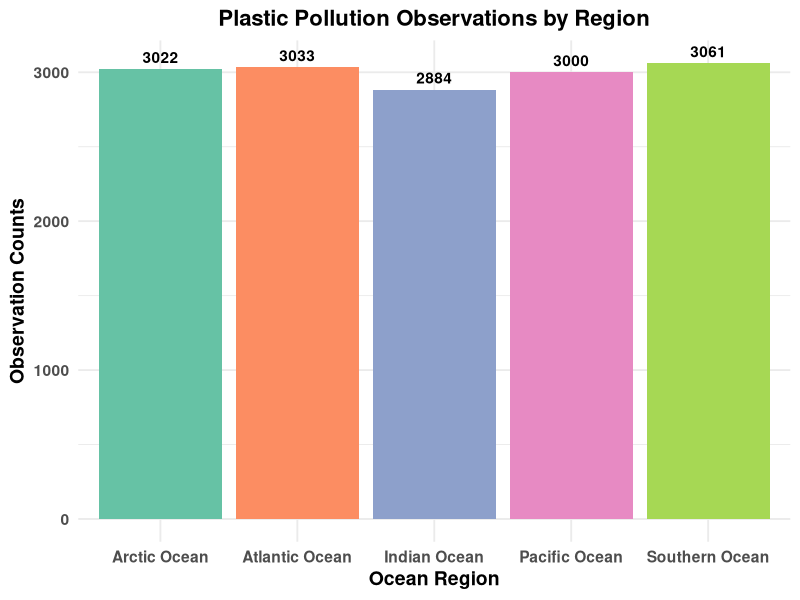
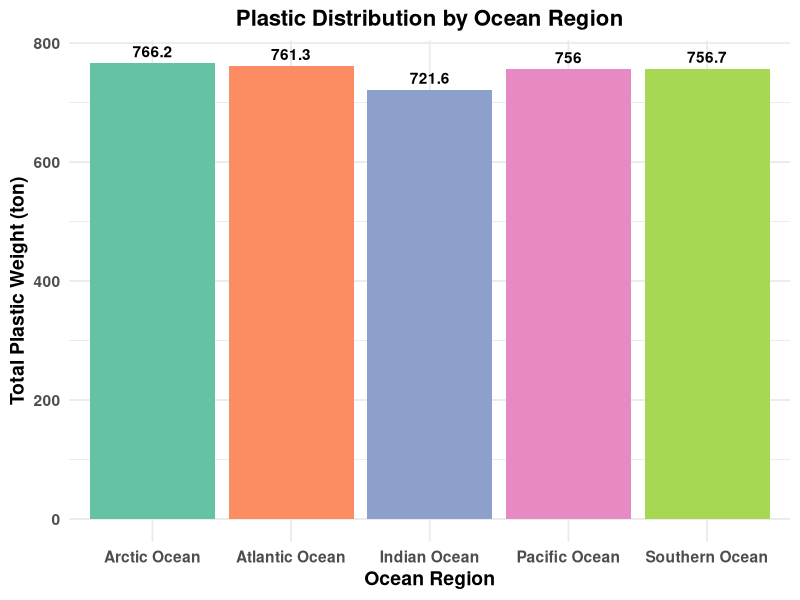
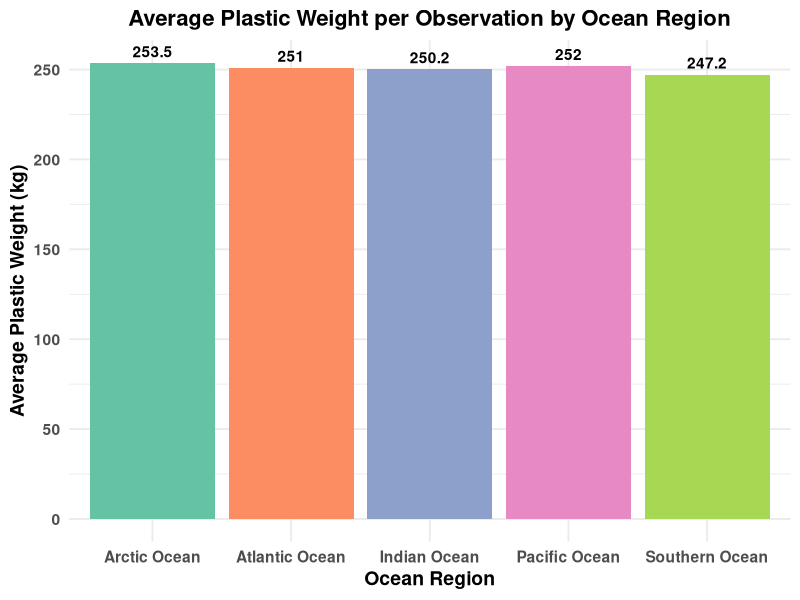
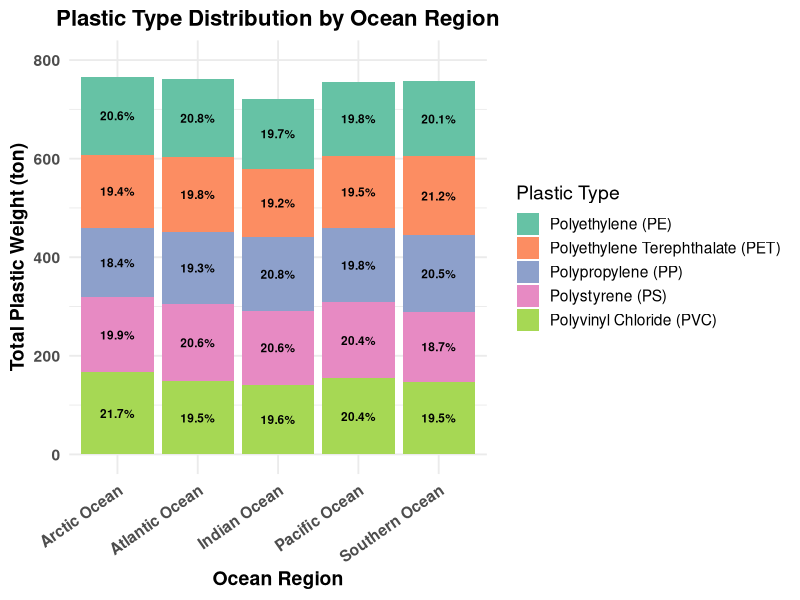
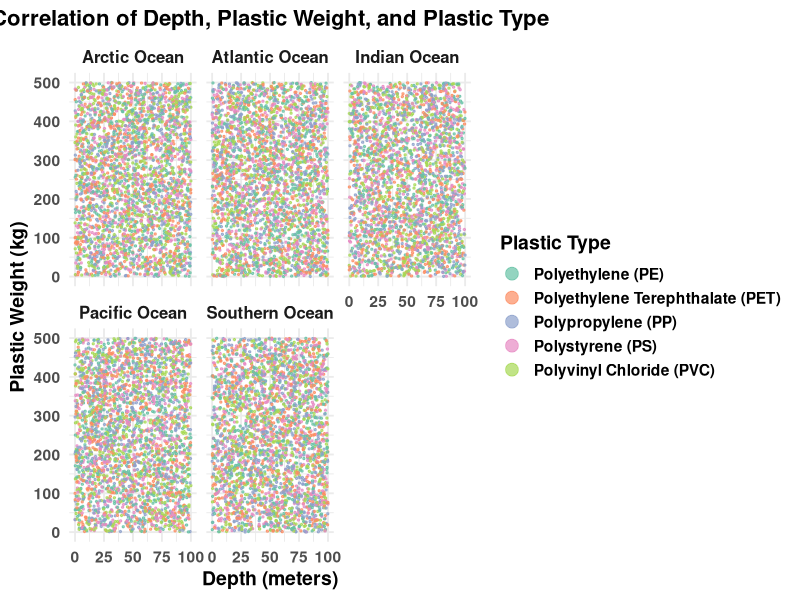

Recreate these plots in R, in order.
## ---- chunk 1
knitr::opts_chunk$set(
	echo = TRUE,
	fig.align = "center",
	fig.height = 6,
	fig.width = 10,
	message = FALSE,
	warning = FALSE,
	dpi = 300
)
library(tidyverse)

oceanicpp_df <- read_csv("data/Oceanic_Plastic_Pollution_Db.csv")
oceanicpp_df <- oceanicpp_df %>% rename(Plastic_Type = Platic_Type)
## ---- chunk 2
observation <- oceanicpp_df %>% 
  count(Region)

observation

ggplot(data = observation, mapping = aes(x = Region,y = n, fill = Region)) +
  geom_col() +
  geom_text(aes(label = n), vjust = -0.5, fontface = "bold") +
  scale_fill_brewer(palette = "Set2") +
  labs(title = "Plastic Pollution Observations by Region",
       x = "Ocean Region",
       y = "Observation Counts"
  ) + 
  theme_minimal(base_size = 14) + 
  theme(
    plot.title = element_text(face = "bold", size = 16, hjust = 0.5), 
    axis.title = element_text(face = "bold"), 
    axis.text = element_text(face = "bold"), 
    legend.position = "none",
    panel.background = element_rect(fill = "white", color = NA), 
    plot.background = element_rect(fill = "white", color = NA))
## ---- chunk 3
total_kg <- oceanicpp_df %>%
  group_by(Region) %>% 
  summarise(Total_kg = sum(Plastic_Weight_kg, na.rm = TRUE))
  
  total_kg
  
  ggplot(data = total_kg, mapping = aes(x = Region,y = Total_kg/1000, fill = Region)) +
  geom_col() +
  geom_text(aes(label = round(Total_kg/1000, 1)), 
            vjust = -0.5, fontface = "bold") + 
  scale_fill_brewer(palette = "Set2") +
  labs(
    title = "Plastic Distribution by Ocean Region", 
    x = "Ocean Region", 
    y = "Total Plastic Weight (ton)"
  ) +
  theme_minimal(base_size = 14) + 
  theme( plot.title = element_text(face = "bold", size = 16, hjust = 0.5), 
         axis.title = element_text(face = "bold"), 
         axis.text = element_text(face = "bold"), 
         legend.position = "none", 
         panel.background = element_rect(fill = "white", color = NA), 
         plot.background = element_rect(fill = "white", color = NA) )
## ---- chunk 4

media_df <- total_kg %>% 
  inner_join(observation, by = "Region") %>% 
  mutate(media = Total_kg / n)
  
  media_df
  
  ggplot(data = media_df, mapping = aes(x = Region, y = media,fill = Region)) +
  geom_col() +
  geom_text(aes(label = round(media, 1)), 
            vjust = -0.5, fontface = "bold") + 
  scale_fill_brewer(palette = "Set2") +
  labs( title = "Average Plastic Weight per Observation by Ocean Region", 
        x = "Ocean Region", 
        y = "Average Plastic Weight (kg)" ) + 
  theme_minimal(base_size = 14) + 
  theme( plot.title = element_text(face = "bold", size = 16, hjust = 0.5), 
         axis.title = element_text(face = "bold"), 
         axis.text = element_text(face = "bold"), 
         legend.position = "none", 
         panel.background = element_rect(fill = "white", color = NA), 
         plot.background = element_rect(fill = "white", color = NA))
## ---- chunk 5

plastic_type_total_kg_ton_pct <- oceanicpp_df %>%
  group_by(Region, Plastic_Type) %>% 
  summarise(Type_Total_kg = sum(Plastic_Weight_kg, na.rm = TRUE), .groups = "drop") %>% 
  mutate(Type_Total_ton = Type_Total_kg / 1000) %>% 
  group_by(Region) %>% 
  mutate(pct = Type_Total_ton / sum(Type_Total_ton)) %>% 
  ungroup()
  
  plastic_type_total_kg_ton_pct
  
  ggplot(plastic_type_total_kg_ton_pct, 
       aes(x = Region, y = Type_Total_ton, fill = Plastic_Type)) +
  geom_col() +
  geom_text(
    aes(label = paste0(round(pct * 100, 1), "%")), 
    position = position_stack(vjust = 0.5), 
    size = 3, 
    fontface = "bold"
  ) +
  scale_fill_brewer(palette = "Set2") + 
  scale_y_continuous(limits = c(0, 800)) +
  labs(title = "Plastic Type Distribution by Ocean Region", 
       x = "Ocean Region",
       y = "Total Plastic Weight (ton)", 
       fill = "Plastic Type") +
  theme_minimal(base_size = 14) + 
  theme( plot.title = element_text(face = "bold", size = 16, hjust = 0.5), 
         axis.title = element_text(face = "bold"), 
         axis.text = element_text(face = "bold"), 
         legend.position = "right", 
         panel.background = element_rect(fill = "white", color = NA), 
         plot.background = element_rect(fill = "white", color = NA), 
         axis.text.x = element_text(angle = 35, hjust = 1))
## ---- chunk 6
ggplot(data = oceanicpp_df, mapping = aes(x = Depth_meters, y = Plastic_Weight_kg, color = Plastic_Type)) +
  geom_point(alpha = 0.7, size = 0.5) +
  facet_wrap(~Region) +
  scale_color_brewer(palette = "Set2") + 
  labs( title = "Correlation of Depth, Plastic Weight, and Plastic Type", 
        x = "Depth (meters)", 
        y = "Plastic Weight (kg)", color = "Plastic Type" ) +
  guides(color = guide_legend(override.aes = list(size = 4))) + 
  theme_minimal(base_size = 14) + 
  theme( plot.title = element_text(face = "bold", size = 16, hjust = 0.5), 
         axis.title = element_text(face = "bold"), 
         axis.text = element_text(face = "bold"),
         strip.text = element_text(face = "bold", size = 12),
         legend.title = element_text(face = "bold"), 
         legend.text = element_text(face = "bold"), 
         panel.background = element_rect(fill = "white", color = NA), 
         plot.background = element_rect(fill = "white", color = NA))
